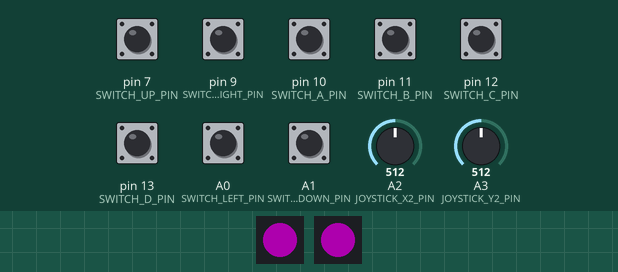
Recording of a sketch running on a simulated Arduino Leonardo, built with avr-gcc and run on an emulated ATmega32U4. Parts: 2 × 1 RGB LEDs in strip order, left to right. Inputs (shaded band) come from the test bench; at power-on: A0 (SWITCH_LEFT_PIN), A1 (SWITCH_DOWN_PIN), pin 7 (SWITCH_UP_PIN), pin 9 (SWITCH_RIGHT_PIN), pin 10 (SWITCH_A_PIN), pin 11 (SWITCH_B_PIN), pin 12 (SWITCH_C_PIN), pin 13 (SWITCH_D_PIN) HIGH, A2 (JOYSTICK_X2_PIN) = 512, A3 (JOYSTICK_Y2_PIN) = 512. Dim RGB values are drawn brighter than linear; USB keyboard and mouse output is not drawn; what the sketch prints to the serial monitor is not drawn.

Above: at 4.2 s.
4.3 s: pin 7 (SWITCH_UP_PIN) pulled LOW for 0.15 s
At 5.5 s:
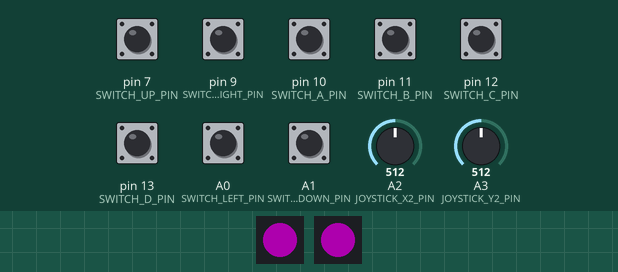
5.9 s: pin 10 (SWITCH_A_PIN) pulled LOW for 1 s
At 6.15 s:
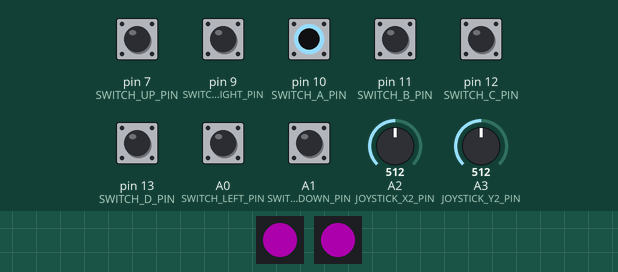
8.9 s: pin 11 (SWITCH_B_PIN) pulled LOW for 0.15 s
At 9.8 s:
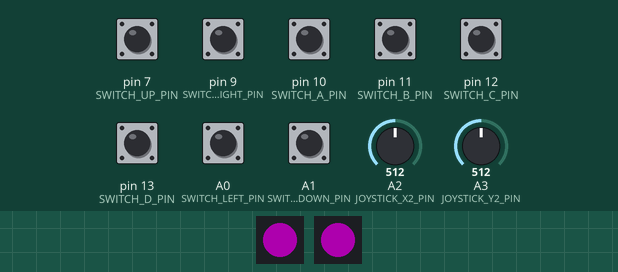
10.5 s: pin 12 (SWITCH_C_PIN) pulled LOW for 0.15 s
At 11.8 s:
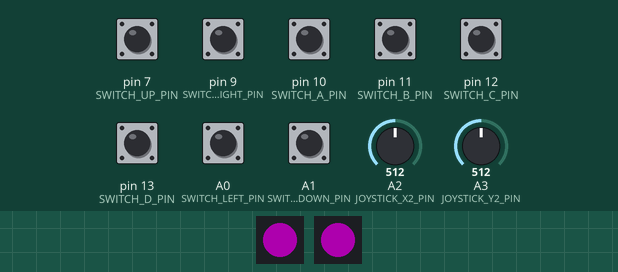
12.1 s: pin 13 (SWITCH_D_PIN) pulled LOW for 0.15 s
At 12.7 s:
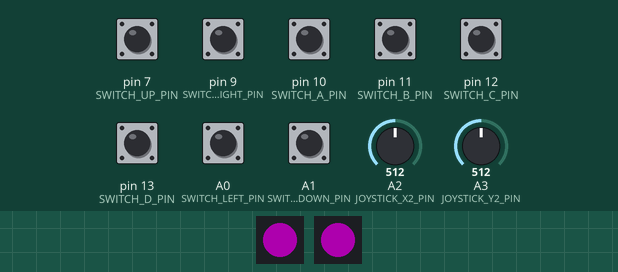
Timing chart, 0 to 14.7 s (numbered marks = the images above; inputs shaded):
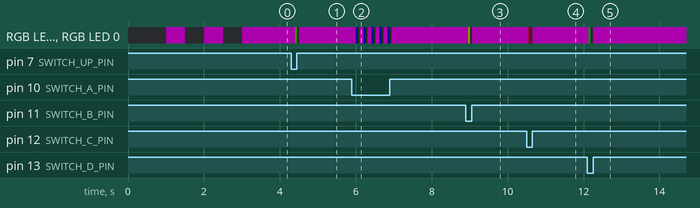

The sketch:

Enabled_Controller_Joystick_Software.ino
```cpp
/***************************************************************************
 * File Name: Enabled_Controller_Joystick_Software.ino
 * Title: Enabled Controller Mini Joystick Software
 * Developed by: Milad Hajihassan
 * Version Number: 1.0 (20/1/2021)
 * Github Link: https://github.com/milador/Enabled_Controller
 ***************************************************************************/

#include "Joystick.h"
#include <math.h>
#include <Adafruit_NeoPixel.h>
#include <Adafruit_DotStar.h>


//Can be changed based on the needs of the users
#define JOYSTICK_DEADZONE 20                                          //Joystick deadzone
#define JOYSTICK_NUMBER 2                                             //No Joystick = 0; A1 = 1 , A2 = 2
#define SWITCH_REACTION_TIME 50                                       //Minimum time for each switch action
#define SWITCH_MODE 1                                                 //Only one mode


#define LED_BRIGHTNESS 100                                             //The mode led color brightness which is always on ( Use a low value to decrease power usage )
#define LED_ACTION_BRIGHTNESS 100                                      //The action led color brightness which can be a higher value than LED_BRIGHTNESS


//Define Switch pins
#define LED_PIN 5
#define DOTSTAR_DATA_PIN    41
#define DOTSTAR_CLOCK_PIN   40


#define SWITCH_A_PIN 10
#define SWITCH_B_PIN 11
#define SWITCH_C_PIN 12
#define SWITCH_D_PIN 13

#define SWITCH_UP_PIN 7
#define SWITCH_RIGHT_PIN 9
#define SWITCH_DOWN_PIN A1
#define SWITCH_LEFT_PIN A0

//Define Joystick pins
#define JOYSTICK_X1_PIN A4
#define JOYSTICK_Y1_PIN A5
#define JOYSTICK_X2_PIN A2
#define JOYSTICK_Y2_PIN A3

// Variable Declaration

//Declare switch state variables for each switch
int switchAState;
int switchBState;
int switchCState;
int switchDState;

int switchUpState;
int switchRightState;
int switchDownState;
int switchLeftState;

//Previous status of switches
int switchAPrevState = HIGH;
int switchBPrevState = HIGH;
int switchCPrevState = HIGH;
int switchDPrevState = HIGH;

int switchUpPrevState = HIGH;
int switchRightPrevState = HIGH;
int switchDownPrevState = HIGH;
int switchLeftPrevState = HIGH;

//Declare joystick variables
int joystickX;
int joystickY;


//Declare Switch variables for settings
int switchConfigured;
int switchReactionTime;
int switchReactionLevel;
int switchMode;


//RGB LED Color code structure

struct rgbColorCode {
    int r;    // red value 0 to 255
    int g;   // green value
    int b;   // blue value
 };

//Color structure
typedef struct {
  uint8_t colorNumber;
  String colorName;
  rgbColorCode colorCode;
} colorStruct;

 //Mode structure
typedef struct {
  uint8_t modeNumber;
  String modeName;
  uint8_t modeColorNumber;
} modeStruct;


 //Switch structure
typedef struct {
  uint8_t switchNumber;
  String switchButtonName;
  uint8_t switchModeButtonNumber;
  uint8_t switchColorNumber;
} switchStruct;


 //Settings Action structure
typedef struct {
  uint8_t settingsActionNumber;
  String settingsActionName;
  uint8_t settingsActionColorNumber;
} settingsActionStruct;

//Color properties
const colorStruct colorProperty[] {
    {1,"Green",{0,50,0}},
    {2,"Pink",{50,00,20}},
    {3,"Yellow",{50,50,0}},
    {4,"Orange",{50,20,0}},
    {5,"Blue",{0,0,50}},
    {6,"Red",{50,0,0}},
    {7,"Purple",{50,0,50}},
    {8,"Teal",{0,128,128}}
};

//Switch properties
const switchStruct switchProperty[] {
    {1,"A",1,5},
    {2,"B",2,3},
    {3,"C",3,1},
    {4,"D",4,6},
    {5,"M",5,4}

};

//Mode properties
const modeStruct modeProperty[] {
    {1,"Mode 1",8}
};


//Setup NeoPixel LED
Adafruit_NeoPixel ledPixels = Adafruit_NeoPixel(1, LED_PIN, NEO_GRB + NEO_KHZ800);
Adafruit_DotStar dotStar(1, DOTSTAR_DATA_PIN, DOTSTAR_CLOCK_PIN, DOTSTAR_BRG);

//Defining the joystick REPORT_ID and profile type
Joystick_ Joystick(JOYSTICK_DEFAULT_REPORT_ID,
  JOYSTICK_TYPE_JOYSTICK, 8, 0,
  true, true, false,
  false, false, false,
  false, false,
  false, false, false);

void setup() {

  ledPixels.begin();                                                           //Start NeoPixel
  Serial.begin(115200);                                                        //Start Serial
  switchSetup();
  delay(5);
  joystickSetup();
  delay(1000);
  initLedFeedback();                                                          //Led will blink in a color to show the current mode
  delay(5);
  displayFeatureList();

  //Initialize the switch pins as inputs
  pinMode(SWITCH_A_PIN, INPUT_PULLUP);
  pinMode(SWITCH_B_PIN, INPUT_PULLUP);
  pinMode(SWITCH_C_PIN, INPUT_PULLUP);
  pinMode(SWITCH_D_PIN, INPUT_PULLUP);

  pinMode(SWITCH_UP_PIN, INPUT_PULLUP);
  pinMode(SWITCH_RIGHT_PIN, INPUT_PULLUP);
  pinMode(SWITCH_DOWN_PIN, INPUT_PULLUP);
  pinMode(SWITCH_LEFT_PIN, INPUT_PULLUP);

  //Initialize the LED pin as an output
  pinMode(LED_PIN, OUTPUT);


};

void loop() {
  //Perform joystick actions based on the mode
  joystickAction(switchMode);
  dotStar.show();
  ledPixels.show();
  delay(5);
}

//***DISPLAY FEATURE LIST FUNCTION***//

void displayFeatureList(void) {

  Serial.println(" ");
  Serial.println(" --- ");
  Serial.println("This is the Enabled Controller USB Software");
  Serial.println(" ");
  Serial.println("VERSION: 1.1 (20 January 2021)");
  Serial.println(" ");
  Serial.println(" --- ");
  Serial.println("Features: Joystick ");
  Serial.println(" --- ");
  Serial.println(" ");

}

//***RGB LED FUNCTION***//

void setLedBlink(int numBlinks, int delayBlinks, int ledColor,uint8_t ledBrightness) {
  if (numBlinks < 0) numBlinks *= -1;

      for (int i = 0; i < numBlinks; i++) {
        dotStar.setPixelColor(0, dotStar.Color(colorProperty[ledColor-1].colorCode.g,colorProperty[ledColor-1].colorCode.r,colorProperty[ledColor-1].colorCode.b));
        dotStar.setBrightness(ledBrightness);
        dotStar.show();
        ledPixels.setPixelColor(0, ledPixels.Color(colorProperty[ledColor-1].colorCode.g,colorProperty[ledColor-1].colorCode.r,colorProperty[ledColor-1].colorCode.b));
        ledPixels.setBrightness(ledBrightness);
        ledPixels.show();
        delay(delayBlinks);
        dotStar.setPixelColor(0, dotStar.Color(0,0,0));
        ledPixels.setBrightness(ledBrightness);
        dotStar.show();
        ledPixels.setPixelColor(0, ledPixels.Color(0,0,0));
        ledPixels.setBrightness(ledBrightness);
        ledPixels.show();
        delay(delayBlinks);
      }
}

//***UPDATE RGB LED COLOR FUNCTION***//

void updateLedColor(int ledColor, uint8_t ledBrightness) {
    dotStar.setPixelColor(0, dotStar.Color(colorProperty[ledColor-1].colorCode.g,colorProperty[ledColor-1].colorCode.r,colorProperty[ledColor-1].colorCode.b));
    dotStar.setBrightness(ledBrightness);
    dotStar.show();
    ledPixels.setPixelColor(0, ledPixels.Color(colorProperty[ledColor-1].colorCode.g,colorProperty[ledColor-1].colorCode.r,colorProperty[ledColor-1].colorCode.b));
    ledPixels.setBrightness(ledBrightness);
    ledPixels.show();
}

//***GET RGB LED COLOR FUNCTION***//

uint32_t getLedColor(int ledModeNumber) {

  int colorNumber= modeProperty[ledModeNumber-1].modeColorNumber-1;

  //return (dotStar.Color(colorProperty[colorNumber].colorCode.g,colorProperty[colorNumber].colorCode.r,colorProperty[colorNumber].colorCode.b));
  return (ledPixels.Color(colorProperty[colorNumber].colorCode.g,colorProperty[colorNumber].colorCode.r,colorProperty[colorNumber].colorCode.b));
}

//***GET RGB LED BRIGHTNESS FUNCTION***//

uint8_t getLedBrightness() {
  return (ledPixels.getBrightness());
}

//***SET RGB LED COLOR FUNCTION***//

void setLedColor (uint32_t ledColor, uint8_t ledBrightness){
  dotStar.setPixelColor(0, ledColor);
  dotStar.setBrightness(ledBrightness);
  dotStar.show();

  ledPixels.setPixelColor(0, ledColor);
  ledPixels.setBrightness(ledBrightness);
  ledPixels.show();

}

//***SET RGB LED BRIGHTNESS FUNCTION***//

void setLedBrightness(uint8_t ledBrightness) {
  ledPixels.setBrightness(ledBrightness);
  ledPixels.show();
}

//***CLEAR RGB LED FUNCTION***//

void ledClear() {
  dotStar.setPixelColor(0, dotStar.Color(0,0,0));
  dotStar.show();
  ledPixels.setPixelColor(0, ledPixels.Color(0,0,0));
  ledPixels.show();
}

//***SWITCH FEEDBACK FUNCTION***//

void switchFeedback(int switchNumber,int modeNumber,int delayTime, int blinkNumber =1)
{
  //Get previous led color and brightness
  uint32_t previousColor = getLedColor(modeNumber);
  uint8_t previousBrightness = getLedBrightness();

  setLedBlink(blinkNumber,delayTime,switchProperty[switchNumber-1].switchColorNumber,LED_ACTION_BRIGHTNESS);
  delay(5);

  //Set previous led color and brightness
  setLedColor(previousColor,previousBrightness);

}

//***MODE FEEDBACK FUNCTION***//

void modeFeedback(int modeNumber,int delayTime, int blinkNumber =1)
{

   //Get new led color and brightness
  uint32_t newColor = getLedColor(modeNumber);
  uint8_t newBrightness = getLedBrightness();

  setLedBlink(blinkNumber,delayTime,modeProperty[modeNumber-1].modeColorNumber,LED_ACTION_BRIGHTNESS);
  delay(5);

  //Set new led color and brightness
  setLedColor(newColor,newBrightness);

}


//***SETUP SWITCH HID PROFILES FUNCTION (LOAD HID PROFILES)***//

void joystickSetup(){
      //Setup joystick library
      Joystick.begin();

      //Set joystick x,y range
      Joystick.setXAxisRange(-127, 127);
      Joystick.setYAxisRange(-127, 127);

}

//***PERFORM JOYSTICK ACTIONS FUNCTION***//

void joystickAction(int mode) {

    //Update status of switch inputs
  switchAState = digitalRead(SWITCH_A_PIN);
  switchBState = digitalRead(SWITCH_B_PIN);
  switchCState = digitalRead(SWITCH_C_PIN);
  switchDState = digitalRead(SWITCH_D_PIN);

  switchUpState = digitalRead(SWITCH_UP_PIN);
  switchRightState = digitalRead(SWITCH_RIGHT_PIN);
  switchDownState = digitalRead(SWITCH_DOWN_PIN);
  switchLeftState = digitalRead(SWITCH_LEFT_PIN);


  //Update joystick values based on available joystick number
  if(JOYSTICK_NUMBER == 1) {
    joystickX = analogRead(JOYSTICK_X1_PIN);
    joystickY = analogRead(JOYSTICK_Y1_PIN);
  } else if (JOYSTICK_NUMBER == 2) {
    joystickX = analogRead(JOYSTICK_X2_PIN);
    joystickY = analogRead(JOYSTICK_Y2_PIN);
  }

    //Perform button actions
    if(!switchAState) {
      switchFeedback(1,mode,switchReactionTime,1);
      Joystick.pressButton(switchProperty[0].switchModeButtonNumber-1);
    } else if(switchAState && switchAPrevState) {
      Joystick.releaseButton(switchProperty[0].switchModeButtonNumber-1);
    }

    if(!switchBState) {
      switchFeedback(2,mode,switchReactionTime,1);
      Joystick.pressButton(switchProperty[1].switchModeButtonNumber-1);
    } else if(switchBState && switchBPrevState) {
      Joystick.releaseButton(switchProperty[1].switchModeButtonNumber-1);
    }

    if(!switchCState) {
      switchFeedback(3,mode,switchReactionTime,1);
      Joystick.pressButton(switchProperty[2].switchModeButtonNumber-1);
    } else if(switchCState && switchDPrevState) {
      Joystick.releaseButton(switchProperty[2].switchModeButtonNumber-1);
    }

    if(!switchDState) {
      switchFeedback(4,mode,switchReactionTime,1);
      Joystick.pressButton(switchProperty[3].switchModeButtonNumber-1);
    } else if(switchDState && switchDPrevState) {
      Joystick.releaseButton(switchProperty[3].switchModeButtonNumber-1);
    }

    //Perform d-pad move actions and joystick move
    if(!switchUpState || !switchRightState || !switchDownState || !switchLeftState) {
      switchFeedback(5,mode,switchReactionTime,1);
      if(!switchUpState) {
        Joystick.setXAxis(0);
        Joystick.setYAxis(-127);
      }

      if(!switchRightState) {
        Joystick.setXAxis(127);
        Joystick.setYAxis(0);
      }
      if(!switchDownState) {
        Joystick.setXAxis(0);
        Joystick.setYAxis(127);
      }

      if(!switchLeftState) {
        Joystick.setXAxis(-127);
        Joystick.setYAxis(0);
      }
    }
    else if((switchUpState && switchUpPrevState) || (switchRightState && switchRightPrevState) || (switchDownState && switchDownPrevState) || (switchLeftState && switchLeftPrevState)) {

      int xx = map(joystickX, 0, 1023, -127, 127);
      int yy = map(joystickY, 0, 1023, -127, 127);

      if (xx<=JOYSTICK_DEADZONE && xx>=-JOYSTICK_DEADZONE) Joystick.setXAxis(0);
      else Joystick.setXAxis(xx);

      if (yy<=JOYSTICK_DEADZONE && yy>=-JOYSTICK_DEADZONE) Joystick.setYAxis(0);
      else Joystick.setYAxis(yy);

    }

    //Update previous state of buttons
    switchAPrevState = switchAState;
    switchBPrevState = switchBState;
    switchCPrevState = switchCState;
    switchDPrevState = switchDState;

    switchUpPrevState = switchUpState;
    switchRightPrevState = switchRightState;
    switchDownPrevState = switchDownState;
    switchLeftPrevState = switchLeftState;

    delay(100);

}

//***CLEAR JOYSTICK ACTION FUNCTION***//

void joystickClear(){
    Joystick.setXAxis(0);
    Joystick.setYAxis(0);
}

//***SETUP SWITCH MODE FUNCTION***//

void switchSetup() {

    switchMode=SWITCH_MODE;
    switchReactionTime = SWITCH_REACTION_TIME;

    //Serial print settings
    Serial.print("Switch Mode: ");
    Serial.println(switchMode);


    Serial.print("Reaction Time(ms): ");
    Serial.println(switchReactionTime);
}

//***INIT LED FEEDBACK FUNCTION***//

void initLedFeedback(){
  setLedBlink(2,500,modeProperty[switchMode-1].modeColorNumber,LED_ACTION_BRIGHTNESS);
  delay(5);
  updateLedColor(modeProperty[switchMode-1].modeColorNumber,LED_BRIGHTNESS);
  delay(5);
}
```

Measured:
- after the input at 4.3 s, RGB LED 0, RGB LED 0: RGB(50, 0, 50) → RGB(7, 19, 0) after 0.11 s, → off 0.05 s later, → RGB(50, 0, 50) 0.06 s later
- after the input at 5.9 s, RGB LED 0, RGB LED 0: RGB(50, 0, 50) → RGB(0, 0, 19) after 0.10 s, then repeats every 0.21 s: off 0.06 s, RGB(50, 0, 50) 0.11 s, RGB(0, 0, 19) 0.05 s, until it stays RGB(50, 0, 50) from 7.0 s
- after the input at 8.9 s, RGB LED 0, RGB LED 0: RGB(50, 0, 50) → RGB(19, 19, 0) after 0.06 s, → off 0.05 s later, → RGB(50, 0, 50) 0.06 s later
- after the input at 10.5 s, RGB LED 0, RGB LED 0: RGB(50, 0, 50) → RGB(19, 0, 0) after 0.05 s, → off 0.05 s later, → RGB(50, 0, 50) 0.06 s later
- after the input at 12.1 s, RGB LED 0, RGB LED 0: RGB(50, 0, 50) → RGB(0, 19, 0) at once, → off 0.05 s later, → RGB(50, 0, 50) 0.06 s later
